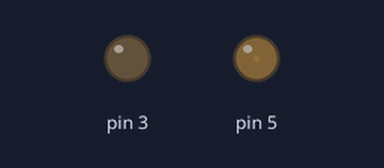
Bench run of a sketch on a simulated Arduino Uno, built with avr-gcc and run on an emulated ATmega328P. On the bench: output pins drawn as LEDs (lit = HIGH). What the sketch prints to the serial monitor is not drawn.

Above: at 1.5 s.
At 4.5 s:
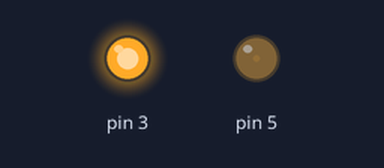
Timing chart, 0 to 7.8 s (numbered marks = the images above):
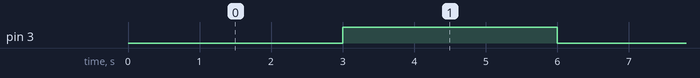

The sketch:

ch6_1_1_timer.ino
```cpp
#include <TimerThree.h>

boolean SW = false;

void blinkLED() {
  SW = !SW;
  digitalWrite(3, SW);
}

void setup() {
  Serial.begin(9600);
  pinMode(3, OUTPUT);
  Timer3.initialize(3000000); //1000000us = 1s
  Timer3.attachInterrupt(blinkLED);
  Timer3.pwm(5, 10);
}

void loop() {
  Serial.println("1초마다 실행될 문구");
  delay(1000);
}
```

Measured:
- by itself, pin 3: alternates HIGH for 3.0 s and LOW for 3.0 s
